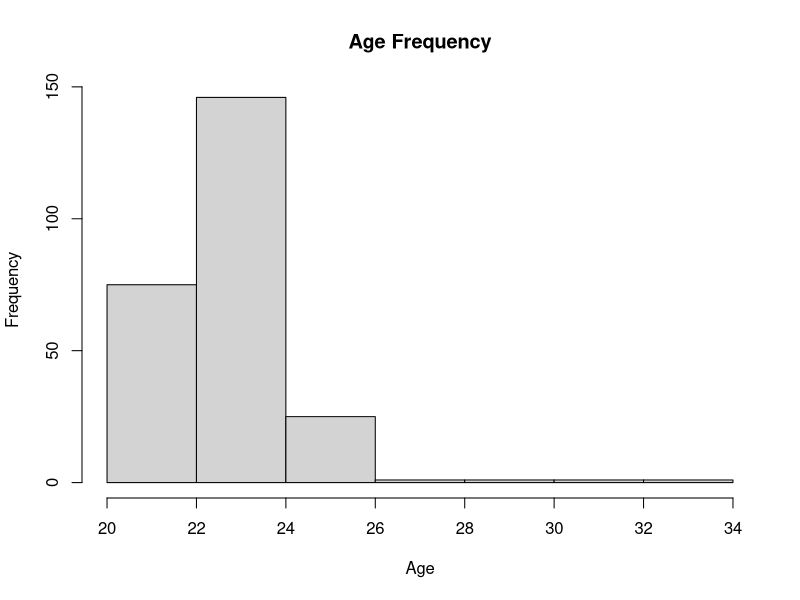
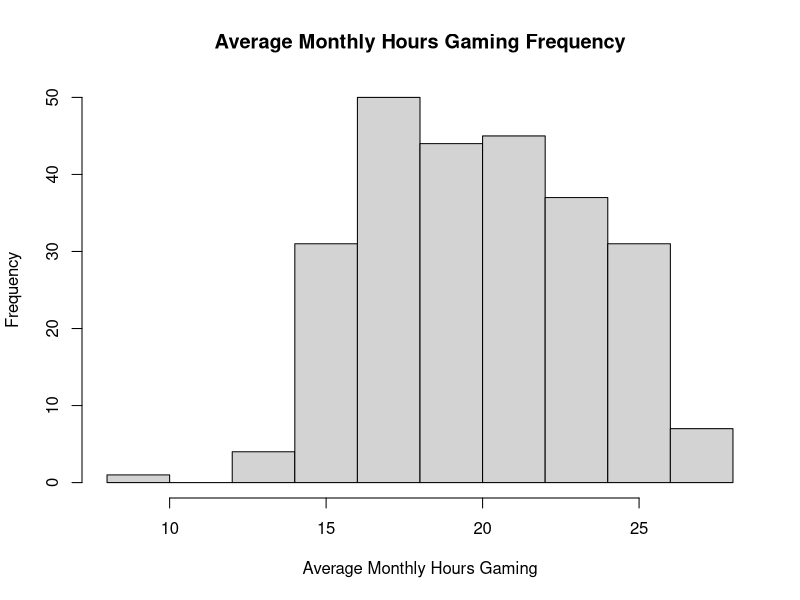
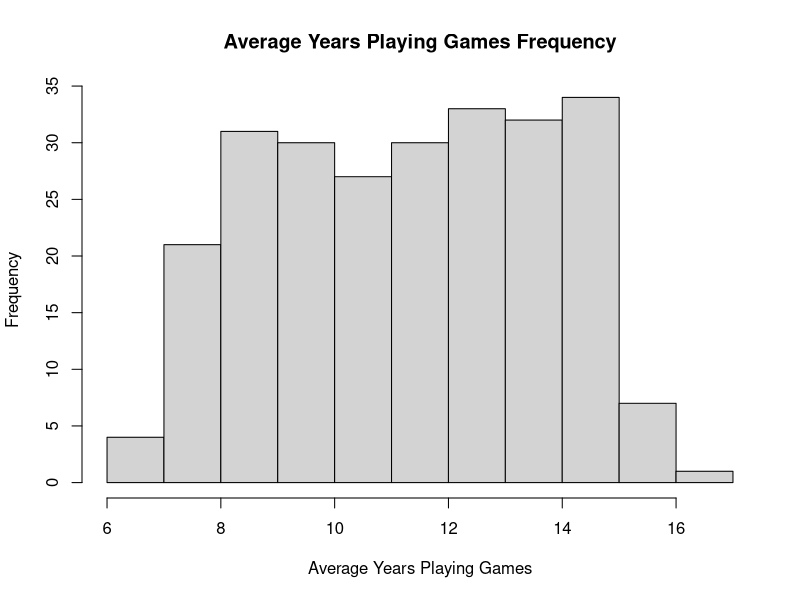
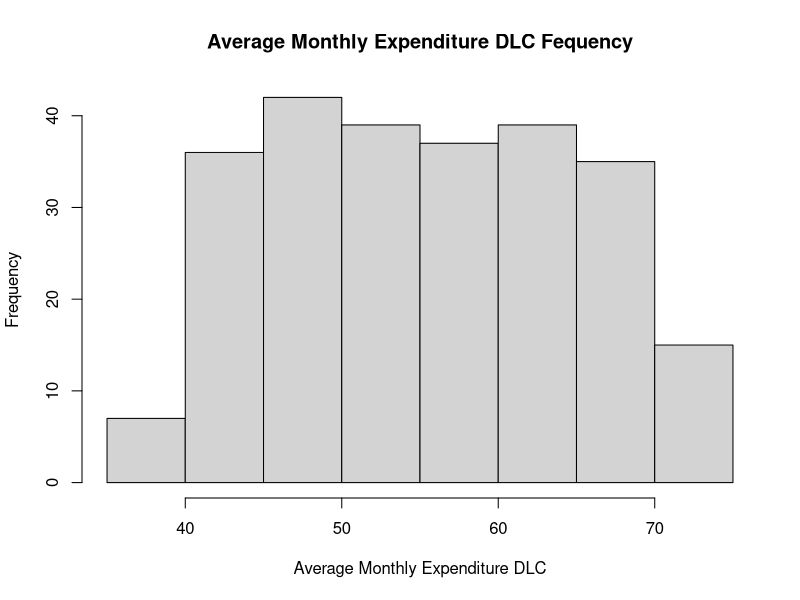
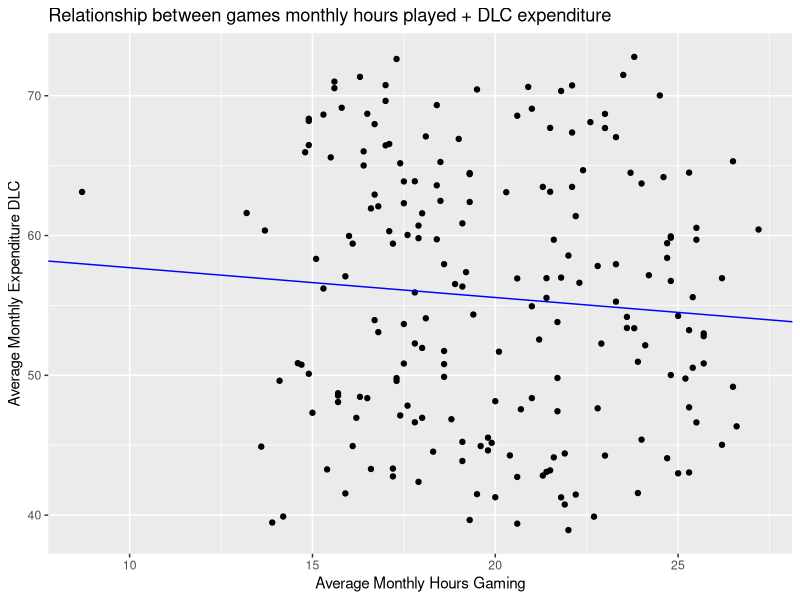

R code for these plots, in order:
## ---- chunk 1
knitr::opts_chunk$set(echo = TRUE)
## ---- chunk 2
if(!require("readr"))
  install.packages("readr")
if(!require("dplyr"))
  install.packages("dplyr")
if(!require("ggplot2"))
  install.packages("ggplot2")
if(!require("knitr"))
  install.packages("knitr")
if(!require("kableExtra"))
  install.packages("kableExtra")

library(readr) # read_csv()
library(dplyr) # sample_n()
library(ggplot2) # plot linear regression
library(knitr) # Display data in tables
library(kableExtra) # Format tables
## ---- chunk 3
data <- read_csv("amalgamated_game_survey_250_2022.csv") # read data from csv
## ---- chunk 4
# assumption here is it would be very hard to plot a graph on anything else
# colnames(data) # list of column names
#sapply(data, class)
# str(data) # show column properties, find numeric columns
numeric_cols <- unlist(lapply(data, is.numeric))
numeric_data <- data[ , numeric_cols]
colnames(numeric_data)
## ---- chunk 5
hist(data$age, 
     main="Age Frequency",
     xlab = "Age")
hist(data$avg_monthly_hrs_gaming, 
     main="Average Monthly Hours Gaming Frequency",
     xlab="Average Monthly Hours Gaming")
hist(data$avg_years_playing_games, 
     main="Average Years Playing Games Frequency",
     xlab = "Average Years Playing Games")
hist(data$avg_monthly_expenditure_dlc, 
     main="Average Monthly Expenditure DLC Fequency",
     xlab = "Average Monthly Expenditure DLC")
## ---- chunk 6
st_age <- shapiro.test(data$age)
if(st_age$p.value < 0.05) print("nope") else print("yep")

st_hours <- shapiro.test(data$avg_monthly_hrs_gaming)
if(st_hours$p.value < 0.05) print("nope") else print("yep")
st_years <- shapiro.test(data$avg_years_playing_games)
if(st_years$p.value < 0.05) print("nope") else print("yep")
st_bucks <- shapiro.test(data$avg_monthly_expenditure_dlc)
if(st_bucks$p.value < 0.05) print("nope") else print("yep")
## ---- chunk 7
# kbl(data)
# kbl(sample_n(data, 200))

# sample_data %>%
#   lm(avg_monthly_hrs_gaming ~ avg_monthly_expenditure_dlc, data = .) %>%
#   summary() # data summary
## ---- chunk 8
sample_data <- sample_n(data, 200) # tibble 200 x 11

# lm() - 
# dependent var. ~ independent var.
mod <- lm(avg_monthly_expenditure_dlc ~ avg_monthly_hrs_gaming, 
          data = sample_data)
summary(mod)

#attributes(mod)
#mod$residuals
# hist(mod$residuals)

plot <- ggplot(data = mod, mapping = aes(x = avg_monthly_hrs_gaming, 
                                 y = avg_monthly_expenditure_dlc)) + 
  # geom_point(alpha = 0.1, color = "blue") # add colours for points
  geom_point() + # plot dataset in a scatter plot
  labs(title = "Relationship between games monthly hours played + DLC expenditure",
       x = "Average Monthly Hours Gaming",
       y = "Average Monthly Expenditure DLC")

# plot + geom_smooth(method = lm, se = FALSE, formula=y~x) # probably this one
# plot + stat_smooth(method = lm, formula = y ~ x, geom = "smooth") # ok
# plot + geom_smooth(method = "loess", se = FALSE, formula=y~x) # curved line

coeff <- coefficients(mod)
coeff
intercept <- coeff[1]
slope <- coeff[2]
slope

plot + geom_abline(intercept = intercept, slope = slope, color="blue")

# + geom_abline(mapping = aes(x = avg_monthly_hrs_gaming, y = avg_monthly_expenditure_dlc), data = mod)
